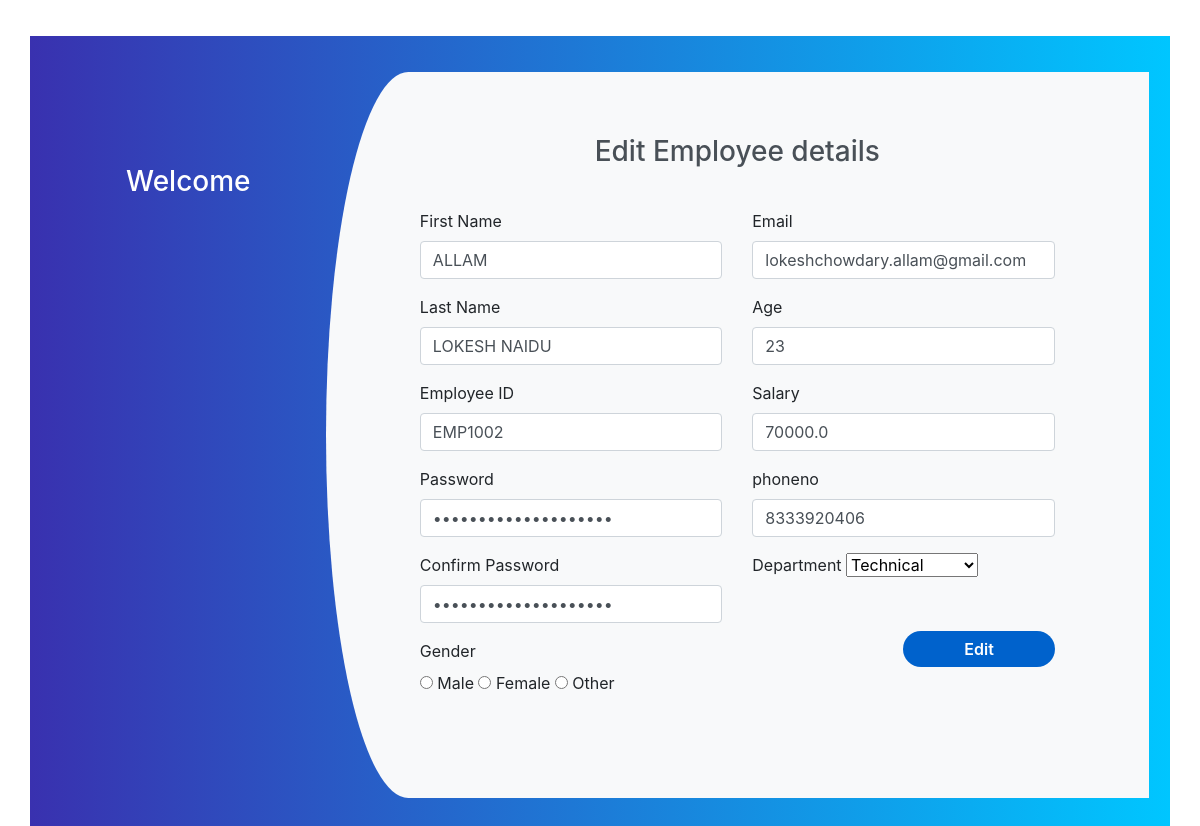
Page /edit/2/ on the committed database.
### employees/models.py (models this page shows, shortened)
class EmployeeRegister(models.Model):
    Emp_Firstname=models.CharField(max_length=50)
    Emp_Lastname=models.CharField(max_length=50)
    Emp_Age=models.IntegerField()
    Emp_Id=models.CharField(max_length=50)
    Emp_Gender=models.CharField(max_length=10)
    Emp_Email=models.EmailField(max_length=50)
    Emp_Password=models.CharField(max_length=30)
    Emp_Salary=models.FloatField(null=False)
    Emp_Department=models.CharField(max_length=30)
    Emp_phoneno=models.CharField(max_length=10)

### employees/views.py (the view, shortened to what this page needs)
# urls.py: path('edit/<str:epid>/',employee_views.edit,name='edit'),
def edit(request,epid):
    obj=EmployeeRegister.objects.get(id=epid)
    data={
        'obj':obj
    }
    print("this is get method")
    return render(request,'employees/edit.html',data)

### employees/templates/employees/edit.html (shortened to what this page needs)
{% extends 'employees/base.html' %}
{% load static %}
{% block externallink %}
<link rel="stylesheet" href="{% static 'css/formstyle.css' %}">
{% endblock %}
{% block content %}
<div class="container register">
	<div class="row">
		<div class="col-md-3 register-left">
			<h3>Welcome</h3>
		</div>
		<div class="col-md-9 register-right">
			<div class="tab-content" id="myTabContent">
				<h3 class="register-heading">Edit Employee details</h3>
				<form action="{% url 'edit' obj.id %}" method="POST">
					<div class="row register-form">
						<div class="col-md-6">
							<div class="form-group">
								<label for="r_fname">First Name</label>
								<input type="text" id='r_fname' class="form-control" placeholder="First Name *" name="fname" value="{{obj.Emp_Firstname}}" />
							</div>
							<div class="form-group">
								<label for="r_lname">Last Name</label>
								<input type="text" id="r_lname" class="form-control" placeholder="Last Name *" name="lname" value="{{obj.Emp_Lastname}}" />
							</div>
							<div class="form-group">
								<label for="r_eid">Employee ID</label>
								<input type="text" id="r_eid" class="form-control" placeholder="Employee ID *" name="eid" value="{{obj.Emp_Id}}" />
							</div>
							<div class="form-group">
								<label for="r_fpassword">Password</label>
								<input type="password" id="r_fpassword" class="form-control" placeholder="Password *" name="fpassword" value="{{obj.Emp_Password}}" />
							</div>
							<div class="form-group">
								<label for="r_spassword">Confirm Password</label>
								<input type="password" id="r_spassword" class="form-control" placeholder="Confirm Password *" name="spassword" value="{{obj.Emp_Password}}" />
							</div>
							<div class="form-group">
								<label for="r_gender">Gender</label>
								<div class="maxl" id='r_gender'>
									<label class="radio inline">
										<input type="radio" name="gender" value="male">
										<span> Male </span>
									</label>
									<label class="radio inline">
										<input type="radio" name="gender" value="female">
										<span>Female </span>
									</label>
									<label class="radio inline">
										<input type="radio" name="gender" value="other">
										<span>Other </span>
									</label>
								</div>
							</div>
						</div>
						<div class="col-md-6">
							<div class="form-group">
								<label for="r_email">Email</label>
								<input type="email" id="r_email" class="form-control" placeholder="Your Email *" name="email" value="{{obj.Emp_Email}}" />
							</div>
							<div class="form-group">
								<label for="r_age">Age</label>
								<input type="text" id="r_age" class="form-control" placeholder="Your Age *" name="age" value="{{obj.Emp_Age}}" />
							</div>
							<div class="form-group">
								<label for="r_salary">Salary</label>
								<input type="number" id="r_salary" class="form-control" placeholder="Your salary *" name="salary" value="{{obj.Emp_Salary}}" />
							</div>
							<div class="form-group">
								<label for="r_salary">phoneno</label>
								<input type="text" id="r_phoneno" minlength="10" maxlength="10" class="form-control" placeholder="Your Phone *" name="phoneno" value="{{obj.Emp_phoneno}}" />
							</div>
							<div class="form-group">
								<label for="r_department">Department</label>
								<select name="department" id="r_department">
									<option value="Technical">Technical</option>
								</select>
							</div>
							<input type="submit" class="btnRegister" value="Edit" />
						</div>
					</div>
				</form>
			</div>
		</div>
	</div>
</div>
{% endblock %}

### employees/static/css/formstyle.css (style rules this page uses)
.register { background: -webkit-linear-gradient(left, #3931af, #00c6ff); margin-top: 3%; padding: 3%; }
.register-left { text-align: center; color: #fff; margin-top: 4%; }
.register-right { background: #f8f9fa; border-top-left-radius: 10% 50%; border-bottom-left-radius: 10% 50%; }
.register .register-form { padding: 10%; margin-top: 10%; }
.btnRegister { float: right; margin-top: 10%; border: none; border-radius: 1.5rem; padding: 2%; background: #0062cc; color: #fff; font-weight: 600; width: 50%; cursor: pointer; }
.register-heading { text-align: center; margin-top: 8%; margin-bottom: -15%; color: #495057; }

### rows in the picture
EmployeeRegister: fname "ALLAM", lname "LOKESH NAIDU", eid "EMP1002", email "lokeshchowdary.allam@gmail.com", age "23", salary "70000.0", phoneno "8333920406"
